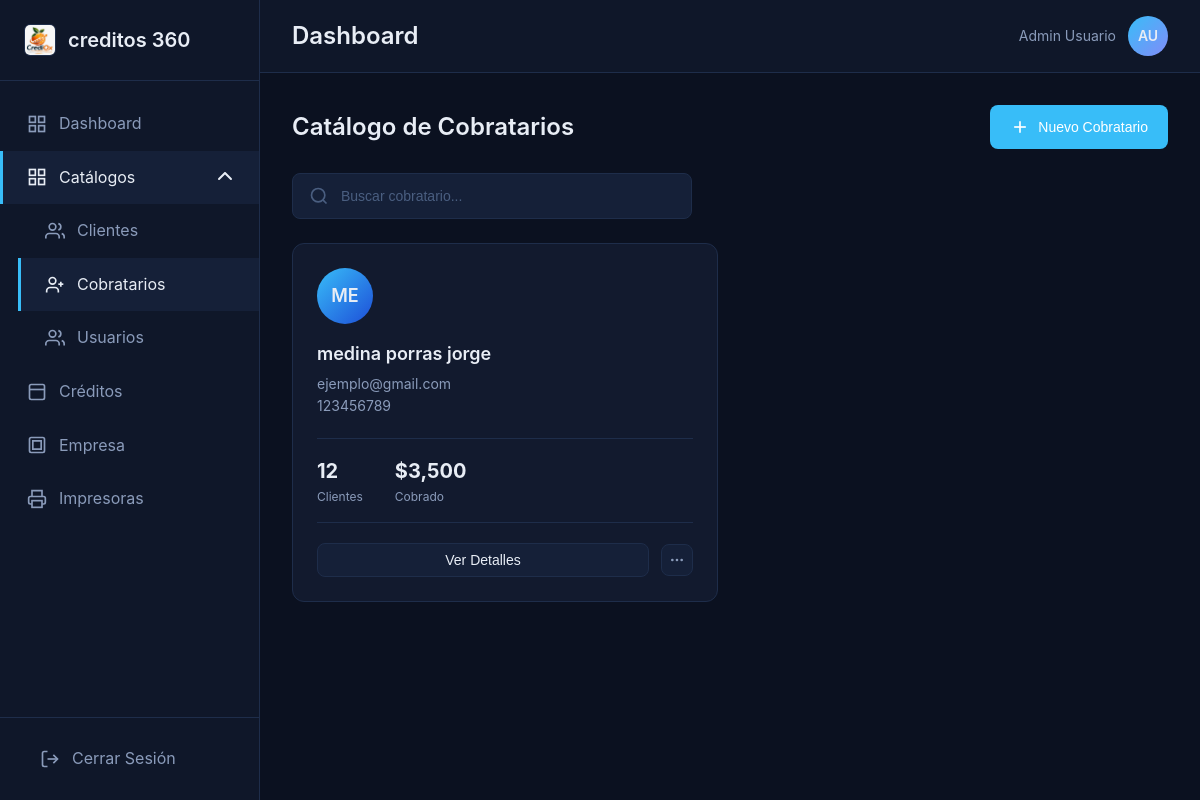
Page /public/cobratarios (signed in) on the committed database.
### tables this page shows
CREATE TABLE `datos_empresa` (
  `id` int(11) NOT NULL,
  `nombre_empresa` varchar(150) DEFAULT NULL,
  `direccion` varchar(255) DEFAULT NULL,
  `correo` varchar(120) DEFAULT NULL,
  `representante_legal` varchar(150) DEFAULT NULL,
  `rfc` varchar(13) DEFAULT NULL,
  `telefono` varchar(20) DEFAULT NULL,
  `logo_ruta` varchar(255) DEFAULT NULL,
  `created_at` timestamp NULL DEFAULT current_timestamp(),
  `updated_at` timestamp NULL DEFAULT current_timestamp() ON UPDATE current_timestamp()
);

CREATE TABLE `personas` (
  `idpersona` int(11) NOT NULL,
  `ap_paterno` varchar(50) DEFAULT NULL,
  `ap_materno` varchar(50) DEFAULT NULL,
  `nombres` varchar(80) DEFAULT NULL,
  `idrol` int(11) NOT NULL,
  `email` varchar(100) DEFAULT NULL,
  `telefono` varchar(20) DEFAULT NULL,
  `sexo` char(1) DEFAULT NULL,
  `fecha_nacimiento` date DEFAULT NULL,
  `edad` int(11) DEFAULT NULL,
  `curp` varchar(18) DEFAULT NULL,
  `clave_elector` varchar(20) DEFAULT NULL,
  `foto_ruta` varchar(255) DEFAULT NULL,
  `dom_calle` varchar(100) DEFAULT NULL,
  `dom_numero` varchar(10) DEFAULT NULL,
  `dom_cruz1` varchar(100) DEFAULT NULL,
  `dom_cruz2` varchar(100) DEFAULT NULL,
  `dom_colonia` varchar(100) DEFAULT NULL,
  `dom_cp` varchar(10) DEFAULT NULL,
  `idestado` int(11) DEFAULT NULL,
  `idmunicipio` int(11) DEFAULT NULL,
  `dom_referencia` varchar(255) DEFAULT NULL,
  `activo` tinyint(4) DEFAULT 1,
  `created_at` timestamp NOT NULL DEFAULT current_timestamp()
);

### app/views/cobratarios/index.php (the view)
<?php $cobratarios = (new CobratarioController())->cobratarios(); ?>
<section id="cobratarios" class="content-section">
    <div class="section-header">
        <h2>Catálogo de Cobratarios</h2>
        <a href="nuevo-cobratario">
            <button class="btn-primary">
                <svg width="20" height="20" viewBox="0 0 24 24" fill="none" stroke="currentColor"
                    stroke-width="2">
                    <line x1="12" y1="5" x2="12" y2="19"></line>
                    <line x1="5" y1="12" x2="19" y2="12"></line>
                </svg>
                Nuevo Cobratario
            </button>
        </a>
    </div>
    <div class="search-bar">
        <svg width="20" height="20" viewBox="0 0 24 24" fill="none" stroke="currentColor"
            stroke-width="2">
            <circle cx="11" cy="11" r="8"></circle>
            <line x1="21" y1="21" x2="16.65" y2="16.65"></line>
        </svg>
        <input type="text" placeholder="Buscar cobratario...">
    </div>
    <div class="cards-grid">
        <?php foreach ($cobratarios as $cobratario): ?>
            <div class="person-card">
                <div class="person-avatar">
                    <span><?= htmlspecialchars(strtoupper(substr($cobratario['nombre'], 0, 2))) ?></span>
                </div>
                <div class="person-info">
                    <h3><?= htmlspecialchars($cobratario['nombre']) ?></h3>
                    <p class="person-email"><?= htmlspecialchars($cobratario['email'] ?? 'Sin correo') ?></p>
                    <p class="person-phone"><?= htmlspecialchars($cobratario['telefono'] ?? 'Sin telefono') ?></p>
                </div>
                <div class="person-stats">
                    <div class="stat">
                        <span class="stat-number">12</span>
                        <span class="stat-text">Clientes</span>
                    </div>
                    <div class="stat">
                        <span class="stat-number">$3,500</span>
                        <span class="stat-text">Cobrado</span>
                    </div>
                </div>
                <div class="person-actions">
                    <button class="btn-secondary">Ver Detalles</button>
                    <button class="btn-icon">
                        <svg width="16" height="16" viewBox="0 0 24 24" fill="none" stroke="currentColor"
                            stroke-width="2">
                            <circle cx="12" cy="12" r="1"></circle>
                            <circle cx="19" cy="12" r="1"></circle>
                            <circle cx="5" cy="12" r="1"></circle>
                        </svg>
                    </button>
                </div>
            </div>
        <?php endforeach; ?>
    </div>
</section>

### app/views/layouts/sidebar.php (shortened to what the rows shown need)
<?php
$empresaSidebar = [
    'nombre_empresa' => 'GestionPro',
    'logo_ruta' => null,
];
if (class_exists('EmpresaService')) {
    try {
        $empresaSidebar = array_merge($empresaSidebar, (new EmpresaService())->obtenerDatos());
    } catch (Throwable $e) {
    }
}
?>
<aside class="sidebar">
    <div class="sidebar-header">
        <div class="logo">
            <?php if (!empty($empresaSidebar['logo_ruta'])): ?>
                <img src="/<?= htmlspecialchars($empresaSidebar['logo_ruta']) ?>" alt="Logo empresa" class="sidebar-logo-image">
            <?php endif; ?>
            <span><?= htmlspecialchars($empresaSidebar['nombre_empresa'] ?: 'GestionPro') ?></span>
        </div>
    </div>
    <?php $rol = isset($_SESSION['usuario_rol']) ? (int)$_SESSION['usuario_rol'] : null; ?>
    <?php
    $dashboardHref = '/proyecto-residencia/public/dashboard';
    $isDashboardAdmin = str_contains($currentPath, '/dashboard') && !str_contains($currentPath, '/dashboard-cliente') && !str_contains($currentPath, '/dashboard-cobratario');
    $isDashboardCliente = str_contains($currentPath, '/dashboard-cliente');
    ?>
    <nav class="sidebar-nav">
        <ul>
            <li>
                <a href="<?= $dashboardHref ?>" class="nav-link <?= ($rol === 1 && $isDashboardAdmin) || ($rol === 2 && $isDashboardCliente) ? 'active' : '' ?>" <?= $rol === 3 ? 'data-cobratario-nav="resumen"' : '' ?>>
                    <svg width="20" height="20" viewBox="0 0 24 24" fill="none" stroke="currentColor" stroke-width="2">
                        <rect x="3" y="3" width="7" height="7"></rect>
                        <rect x="14" y="3" width="7" height="7"></rect>
                        <rect x="14" y="14" width="7" height="7"></rect>
                        <rect x="3" y="14" width="7" height="7"></rect>
                    </svg>
                    <span>Dashboard</span>
                </a>
            </li>
            <?php if ($rol !== 2 && $rol !== 3): ?>
                <?php $catalogosActive = str_contains($currentPath, '/clientes') || str_contains($currentPath, '/cobratarios') || str_contains($currentPath, '/usuarios'); ?>
                <li>
                    <details class="nav-details" <?= $catalogosActive ? 'open' : '' ?>>
                        <summary class="nav-link <?= $catalogosActive ? 'active' : '' ?>">
                            <svg width="20" height="20" viewBox="0 0 24 24" fill="none" stroke="currentColor" stroke-width="2">
                                <rect x="3" y="3" width="7" height="7"></rect>
                                <rect x="14" y="3" width="7" height="7"></rect>
                                <rect x="14" y="14" width="7" height="7"></rect>
                                <rect x="3" y="14" width="7" height="7"></rect>
                            </svg>
                            <span>Catálogos</span>
                        </summary>
                        <ul style="margin-left: 18px;">
                            <li>
                                <a href="/proyecto-residencia/public/clientes" class="nav-link <?= str_contains($currentPath, '/clientes') ? 'active' : '' ?>">
                                    <svg width="20" height="20" viewBox="0 0 24 24" fill="none" stroke="currentColor" stroke-width="2">
                                        <path d="M17 21v-2a4 4 0 0 0-4-4H5a4 4 0 0 0-4 4v2"></path>
                                        <circle cx="9" cy="7" r="4"></circle>
                                        <path d="M23 21v-2a4 4 0 0 0-3-3.87"></path>
                                        <path d="M16 3.13a4 4 0 0 1 0 7.75"></path>
                                    </svg>
                                    <span>Clientes</span>
                                </a>
                            </li>
                            <li>
                                <a href="/proyecto-residencia/public/cobratarios" class="nav-link <?= str_contains($currentPath, '/cobratarios') ? 'active' : '' ?>">
                                    <svg width="20" height="20" viewBox="0 0 24 24" fill="none" stroke="currentColor" stroke-width="2">
                                        <path d="M16 21v-2a4 4 0 0 0-4-4H6a4 4 0 0 0-4 4v2"></path>
                                        <circle cx="9" cy="7" r="4"></circle>
                                        <line x1="19" y1="8" x2="19" y2="14"></line>
                                        <line x1="22" y1="11" x2="16" y2="11"></line>
                                    </svg>
                                    <span>Cobratarios</span>
                                </a>
                            </li>
                            <li>
                                <a href="/proyecto-residencia/public/usuarios" class="nav-link <?= str_contains($currentPath, '/usuarios') ? 'active' : '' ?>">
                                    <svg width="20" height="20" viewBox="0 0 24 24" fill="none" stroke="currentColor" stroke-width="2">
                                        <path d="M17 21v-2a4 4 0 0 0-4-4H5a4 4 0 0 0-4 4v2"></path>
                                        <circle cx="9" cy="7" r="4"></circle>
                                        <path d="M23 21v-2a4 4 0 0 0-3-3.87"></path>
                                        <path d="M16 3.13a4 4 0 0 1 0 7.75"></path>
                                    </svg>
                                    <span>Usuarios</span>
                                </a>
                            </li>
                        </ul>
                    </details>
                </li>
                <li>
                    <a href="/proyecto-residencia/public/creditos" class="nav-link <?= str_contains($currentPath, '/creditos') ? 'active' : '' ?>">
                        <svg width="20" height="20" viewBox="0 0 24 24" fill="none" stroke="currentColor" stroke-width="2">
                            <rect x="3" y="3" width="18" height="18" rx="2" ry="2"></rect>
                            <line x1="3" y1="9" x2="21" y2="9"></line>
                            <line x1="9" y1="16" x2="9" y2="16.01"></line>
                            <line x1="13" y1="16" x2="13" y2="16.01"></line>
                        </svg>
                        <span>Créditos</span>
                    </a>
                </li>
                <li>
                    <a href="/proyecto-residencia/public/empresa" class="nav-link <?= str_contains($currentPath, '/empresa') ? 'active' : '' ?>">
                        <svg width="20" height="20" viewBox="0 0 24 24" fill="none" stroke="currentColor" stroke-width="2">
                            <rect x="3" y="3" width="18" height="18" rx="2" ry="2"></rect>
                            <path d="M7 7h10v10H7z"></path>
                        </svg>
                        <span>Empresa</span>
                    </a>
                </li>
            <?php endif; ?>
            <?php if ($rol !== 2): ?>
                <li>
                    <a href="/proyecto-residencia/public/impresoras" class="nav-link <?= str_contains($currentPath, '/impresoras') ? 'active' : '' ?>">
                        <svg width="20" height="20" viewBox="0 0 24 24" fill="none" stroke="currentColor" stroke-width="2">
                            <polyline points="6 9 6 2 18 2 18 9"></polyline>
                            <path d="M6 18H4a2 2 0 0 1-2-2v-5a2 2 0 0 1 2-2h16a2 2 0 0 1 2 2v5a2 2 0 0 1-2 2h-2"></path>
                            <rect x="6" y="14" width="12" height="8"></rect>
                        </svg>
                        <span>Impresoras</span>
                    </a>
                </li>
            <?php endif; ?>
        </ul>
    </nav>
    <div class="sidebar-footer">
        <a href="/proyecto-residencia/public/logout" class="logout-btn">
            <svg width="20" height="20" viewBox="0 0 24 24" fill="none" stroke="currentColor" stroke-width="2">
                <path d="M9 21H5a2 2 0 0 1-2-2V5a2 2 0 0 1 2-2h4"></path>
                <polyline points="16 17 21 12 16 7"></polyline>
                <line x1="21" y1="12" x2="9" y2="12"></line>
            </svg>
            <span>Cerrar Sesión</span>
        </a>
    </div>
</aside>

### rows in the picture
datos_empresa: logo_ruta (picture), nombre_empresa "creditos 360"
personas: nombre "ME", nombre "medina porras jorge", email "ejemplo@gmail.com", telefono "123456789"
